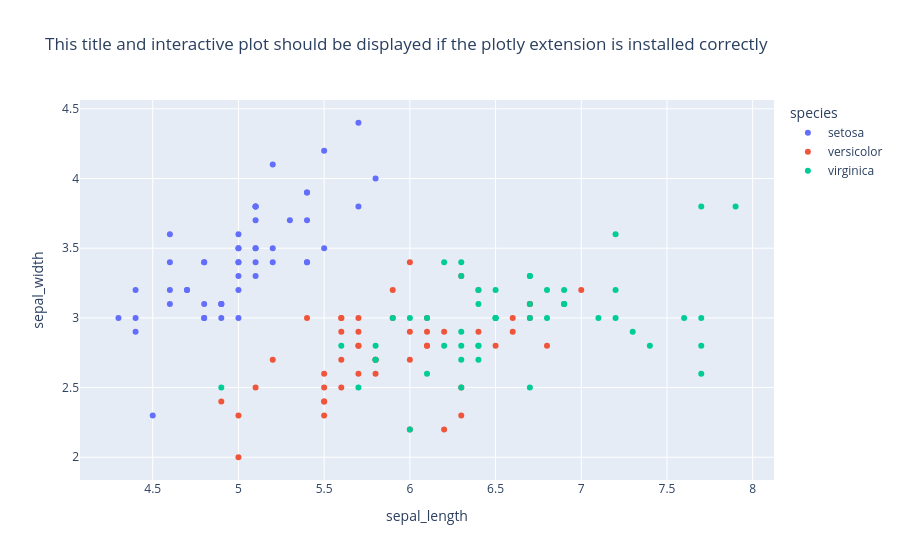

Here is the notebook cell this chart was saved with:
### Markdown cell above
Run the following cell. If a plot is displayed, then the JupyterLab Plotly extension is correctly installed.

### Code cell
import plotly.express as px
df = px.data.iris()
fig = px.scatter(df, x="sepal_length", y="sepal_width", color="species",
                title="This title and interactive plot should be displayed if the plotly extension is installed correctly")
fig.show()

### Figure 1 — Plotly figure (JSON) as saved in the notebook; plotly's stock layout.template omitted (floating-point values rounded to 4 significant figures)
{"data": [{"hovertemplate": "species=setosa<br>sepal_length=%{x}<br>sepal_width=%{y}<extra></extra>", "legendgroup": "setosa", "marker": {"color": "#636efa", "symbol": "circle"}, "mode": "markers", "name": "setosa", "orientation": "v", "showlegend": true, "type": "scatter", "x": [5.1, 4.9, 4.7, 4.6, 5.0, 5.4, 4.6, 5.0, 4.4, 4.9, 5.4, 4.8, 4.8, 4.3, 5.8, 5.7, 5.4, 5.1, 5.7, 5.1, 5.4, 5.1, 4.6, 5.1, 4.8, 5.0, 5.0, 5.2, 5.2, 4.7, 4.8, 5.4, 5.2, 5.5, 4.9, 5.0, 5.5, 4.9, 4.4, 5.1, 5.0, 4.5, 4.4, 5.0, 5.1, 4.8, 5.1, 4.6, 5.3, 5.0], "xaxis": "x", "y": [3.5, 3.0, 3.2, 3.1, 3.6, 3.9, 3.4, 3.4, 2.9, 3.1, 3.7, 3.4, 3.0, 3.0, 4.0, 4.4, 3.9, 3.5, 3.8, 3.8, 3.4, 3.7, 3.6, 3.3, 3.4, 3.0, 3.4, 3.5, 3.4, 3.2, 3.1, 3.4, 4.1, 4.2, 3.1, 3.2, 3.5, 3.1, 3.0, 3.4, 3.5, 2.3, 3.2, 3.5, 3.8, 3.0, 3.8, 3.2, 3.7, 3.3], "yaxis": "y"}, {"hovertemplate": "species=versicolor<br>sepal_length=%{x}<br>sepal_width=%{y}<extra></extra>", "legendgroup": "versicolor", "marker": {"color": "#EF553B", "symbol": "circle"}, "mode": "markers", "name": "versicolor", "orientation": "v", "showlegend": true, "type": "scatter", "x": [7.0, 6.4, 6.9, 5.5, 6.5, 5.7, 6.3, 4.9, 6.6, 5.2, 5.0, 5.9, 6.0, 6.1, 5.6, 6.7, 5.6, 5.8, 6.2, 5.6, 5.9, 6.1, 6.3, 6.1, 6.4, 6.6, 6.8, 6.7, 6.0, 5.7, 5.5, 5.5, 5.8, 6.0, 5.4, 6.0, 6.7, 6.3, 5.6, 5.5, 5.5, 6.1, 5.8, 5.0, 5.6, 5.7, 5.7, 6.2, 5.1, 5.7], "xaxis": "x", "y": [3.2, 3.2, 3.1, 2.3, 2.8, 2.8, 3.3, 2.4, 2.9, 2.7, 2.0, 3.0, 2.2, 2.9, 2.9, 3.1, 3.0, 2.7, 2.2, 2.5, 3.2, 2.8, 2.5, 2.8, 2.9, 3.0, 2.8, 3.0, 2.9, 2.6, 2.4, 2.4, 2.7, 2.7, 3.0, 3.4, 3.1, 2.3, 3.0, 2.5, 2.6, 3.0, 2.6, 2.3, 2.7, 3.0, 2.9, 2.9, 2.5, 2.8], "yaxis": "y"}, {"hovertemplate": "species=virginica<br>sepal_length=%{x}<br>sepal_width=%{y}<extra></extra>", "legendgroup": "virginica", "marker": {"color": "#00cc96", "symbol": "circle"}, "mode": "markers", "name": "virginica", "orientation": "v", "showlegend": true, "type": "scatter", "x": [6.3, 5.8, 7.1, 6.3, 6.5, 7.6, 4.9, 7.3, 6.7, 7.2, 6.5, 6.4, 6.8, 5.7, 5.8, 6.4, 6.5, 7.7, 7.7, 6.0, 6.9, 5.6, 7.7, 6.3, 6.7, 7.2, 6.2, 6.1, 6.4, 7.2, 7.4, 7.9, 6.4, 6.3, 6.1, 7.7, 6.3, 6.4, 6.0, 6.9, 6.7, 6.9, 5.8, 6.8, 6.7, 6.7, 6.3, 6.5, 6.2, 5.9], "xaxis": "x", "y": [3.3, 2.7, 3.0, 2.9, 3.0, 3.0, 2.5, 2.9, 2.5, 3.6, 3.2, 2.7, 3.0, 2.5, 2.8, 3.2, 3.0, 3.8, 2.6, 2.2, 3.2, 2.8, 2.8, 2.7, 3.3, 3.2, 2.8, 3.0, 2.8, 3.0, 2.8, 3.8, 2.8, 2.8, 2.6, 3.0, 3.4, 3.1, 3.0, 3.1, 3.1, 3.1, 2.7, 3.2, 3.3, 3.0, 2.5, 3.0, 3.4, 3.0], "yaxis": "y"}], "layout": {"legend": {"title": {"text": "species"}, "tracegroupgap": 0}, "title": {"text": "This title and interactive plot should be displayed if the plotly extension is installed correctly"}, "xaxis": {"anchor": "y", "domain": [0, 1], "title": {"text": "sepal_length"}}, "yaxis": {"anchor": "x", "domain": [0, 1], "title": {"text": "sepal_width"}}}}
